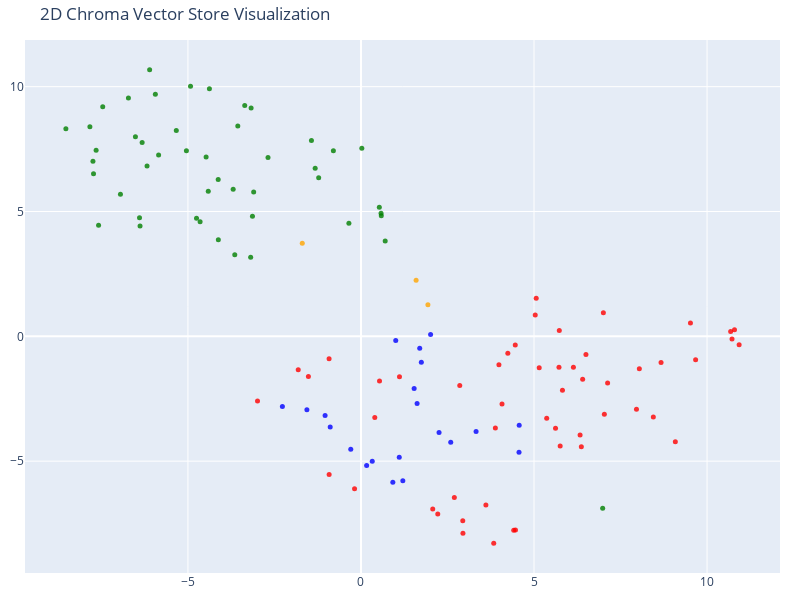

Here is the notebook cell this chart was saved with:
### Code cell
# We humans find it easier to visalize things in 2D!
# Reduce the dimensionality of the vectors to 2D using t-SNE
# (t-distributed stochastic neighbor embedding)

tsne = TSNE(n_components=2, random_state=42)
reduced_vectors = tsne.fit_transform(vectors)

# Create the 2D scatter plot
fig = go.Figure(data=[go.Scatter(
    x=reduced_vectors[:, 0],
    y=reduced_vectors[:, 1],
    mode='markers',
    marker=dict(size=5, color=colors, opacity=0.8),
    text=[f"Type: {t}<br>Text: {d[:100]}..." for t, d in zip(doc_types, documents)],
    hoverinfo='text'
)])

fig.update_layout(
    title='2D Chroma Vector Store Visualization',
    scene=dict(xaxis_title='x',yaxis_title='y'),
    width=800,
    height=600,
    margin=dict(r=20, b=10, l=10, t=40)
)

fig.show()

### Figure 1 — Plotly figure (JSON) as saved in the notebook; plotly's stock layout.template omitted (floating-point values rounded to 4 significant figures)
{"data": [{"hoverinfo": "text", "marker": {"color": ["orange", "orange", "orange", "red", "red", "red", "red", "red", "red", "red", "red", "red", "red", "red", "red", "red", "red", "red", "red", "red", "red", "red", "red", "red", "red", "red", "red", "red", "red", "red", "red", "red", "red", "red", "red", "red", "red", "red", "red", "red", "red", "red", "red", "red", "red", "red", "red", "red", "red", "red", "red", "red", "red", "red", "red", "green", "green", "green", "green", "green", "green", "green", "green", "green", "green", "green", "green", "green", "green", "green", "green", "green", "green", "green", "green", "green", "green", "green", "green", "green", "green", "green", "green", "green", "green", "green", "green", "green", "green", "green", "green", "green", "green", "green", "green", "green", "green", "green", "green", "green", "green", "green", "blue", "blue", "blue", "blue", "blue", "blue", "blue", "blue", "blue", "blue", "blue", "blue", "blue", "blue", "blue", "blue", "blue", "blue", "blue", "blue", "blue"], "opacity": 0.8, "size": 5}, "mode": "markers", "text": ["Type: company<br>Text: # About Insurellm\n\nInsurellm was founded by Avery Lancaster in 2015 as an insurance tech startup des...", "Type: company<br>Text: # Careers at Insurellm\n\nInsurellm is hiring! We are looking for talented software engineers, data sc...", "Type: company<br>Text: # Overview of Insurellm\n\nInsurellm is an innovative insurance tech firm with 200 employees across th...", "Type: contracts<br>Text: # Contract with Apex Reinsurance for Rellm: AI-Powered Enterprise Reinsurance Solution\n\n## Terms\n\n1....", "Type: contracts<br>Text: ## Renewal\n\n1. **Automatic Renewal**: This Agreement will automatically renew for successive one-yea...", "Type: contracts<br>Text: 2. **Seamless Integrations**: The architecture of Rellm allows for easy integration with existing sy...", "Type: contracts<br>Text: 1. **Technical Support**: Provider shall offer dedicated technical support to the Client via phone, ...", "Type: contracts<br>Text: **Insurellm, Inc.**  \n_____________________________  \nAuthorized Signature   \nDate: ________________...", "Type: contracts<br>Text: # Contract with Belvedere Insurance for Markellm\n\n## Terms\nThis Contract (\"Agreement\") is made and e...", "Type: contracts<br>Text: ## Renewal\n1. **Renewal Terms**: This Agreement may be renewed for additional one-year terms upon mu...", "Type: contracts<br>Text: ## Features\n1. **AI-Powered Matching**: Belvedere Insurance will benefit from Markellm's AI-powered ...", "Type: contracts<br>Text: ## Support\n1. **Technical Support**: Technical support will be available from 9 AM to 7 PM EST, Mond...", "Type: contracts<br>Text: **Belvedere Insurance**  \nSignature: ______________________  \nName: [Authorized Signatory]  \nTitle: ...", "Type: contracts<br>Text: # Contract with BrightWay Solutions for Markellm\n\n**Contract Date:** October 5, 2023  \n**Contract ID...", "Type: contracts<br>Text: 3. **Service Level Agreement (SLA):**  \n   Insurellm commits to a 99.9% uptime for the platform with...", "Type: contracts<br>Text: 2. **Real-Time Quote Availability:**  \n   Consumers sourced via BrightWay Solutions will receive rea...", "Type: contracts<br>Text: 3. **Training and Onboarding:**  \n   Insurellm agrees to provide one free training session on how to...", "Type: contracts<br>Text: # Contract with EverGuard Insurance for Rellm: AI-Powered Enterprise Reinsurance Solution\n\n**Contrac...", "Type: contracts<br>Text: 4. **Usage Rights**: EverGuard Insurance is granted a non-exclusive, non-transferable license to acc...", "Type: contracts<br>Text: 1. **Core Functionality**: Rellm provides EverGuard Insurance with advanced AI-driven analytics, sea...", "Type: contracts<br>Text: 1. **Customer Support**: Insurellm will provide EverGuard Insurance with 24/7 customer support, incl...", "Type: contracts<br>Text: ---\n\n**Signatures**  \n**For Insurellm**: __________________________  \n**Name**: John Smith  \n**Title...", "Type: contracts<br>Text: # Contract with GreenField Holdings for Markellm\n\n**Effective Date:** November 15, 2023  \n**Contract...", "Type: contracts<br>Text: ## Renewal\n1. **Automatic Renewal**: This contract will automatically renew for sequential one-year ...", "Type: contracts<br>Text: ## Features\n1. **AI-Powered Matching**: Access to advanced algorithms that connect GreenField Holdin...", "Type: contracts<br>Text: ## Support\n1. **Customer Support Access**: The Client will have access to dedicated support through ...", "Type: contracts<br>Text: **Signatures:**  \n_________________________                           _________________________  \n**...", "Type: contracts<br>Text: # Contract with Greenstone Insurance for Homellm\n\n---\n\n## Terms\n\n1. **Parties**: This Contract (\"Agr...", "Type: contracts<br>Text: 4. **Payment Terms**: \n   - The Customer shall pay an amount of $10,000 per month for the Standard T...", "Type: contracts<br>Text: ---\n\n## Features\n\n- **AI-Powered Risk Assessment**: Customer will have access to enhanced risk evalu...", "Type: contracts<br>Text: - **Customer Portal**: A dedicated portal will be provided, allowing the Customer's clients to manag...", "Type: contracts<br>Text: ______________________________  \n[Name], [Title]  \nDate: ______________________\n\n**For Greenstone In...", "Type: contracts<br>Text: # Contract with GreenValley Insurance for Homellm\n\n**Contract Date:** October 6, 2023  \n**Contract N...", "Type: contracts<br>Text: 4. **Confidentiality:** Both parties agree to maintain the confidentiality of proprietary informatio...", "Type: contracts<br>Text: 1. **AI-Powered Risk Assessment:** Access to advanced AI algorithms for real-time risk evaluations.\n...", "Type: contracts<br>Text: 3. **Regular Updates:** Insurellm will offer ongoing updates and enhancements to the Homellm platfor...", "Type: contracts<br>Text: # Contract with Pinnacle Insurance Co. for Homellm\n\n## Terms\nThis contract (\"Contract\") is entered i...", "Type: contracts<br>Text: ## Renewal\n1. **Renewal Terms**: At the end of the initial term, this Contract shall automatically r...", "Type: contracts<br>Text: ## Features\n1. **AI-Powered Risk Assessment**: Utilized for tailored underwriting decisions specific...", "Type: contracts<br>Text: ## Support\n1. **Technical Support**: Insurellm shall provide 24/7 technical support via an email and...", "Type: contracts<br>Text: # Contract with Roadway Insurance Inc. for Carllm\n\n---\n\n## Terms\n\n1. **Agreement Effective Date**: T...", "Type: contracts<br>Text: ---\n\n## Renewal\n\n1. **Automatic Renewal**: This agreement will automatically renew for an additional...", "Type: contracts<br>Text: ---\n\n## Features\n\n1. **Access to Core Features**: Roadway Insurance Inc. will have access to all Pro...", "Type: contracts<br>Text: ---\n\n## Support\n\n1. **Technical Support**: Roadway Insurance Inc. will receive priority technical su...", "Type: contracts<br>Text: # Contract with Stellar Insurance Co. for Rellm\n\n## Terms\nThis contract is made between **Insurellm*...", "Type: contracts<br>Text: ### Termination\nEither party may terminate this agreement with a **30-day written notice**. In the e...", "Type: contracts<br>Text: ## Features\nStellar Insurance Co. will receive access to the following features of the Rellm product...", "Type: contracts<br>Text: ## Support\nInsurellm provides Stellar Insurance Co. with the following support services:\n\n- **24/7 T...", "Type: contracts<br>Text: # Contract with TechDrive Insurance for Carllm\n\n**Contract Date:** October 1, 2024  \n**Contract Dura...", "Type: contracts<br>Text: ## Renewal\n\n1. **Automatic Renewal**: This contract shall automatically renew for additional one-yea...", "Type: contracts<br>Text: ## Support\n\n1. **Customer Support**: Insurellm will provide 24/7 customer support to TechDrive Insur...", "Type: contracts<br>Text: **TechDrive Insurance Representative:**  \nName: Sarah Johnson  \nTitle: Operations Director  \nDate: _...", "Type: contracts<br>Text: # Contract with Velocity Auto Solutions for Carllm\n\n**Contract Date:** October 1, 2023  \n**Contract ...", "Type: contracts<br>Text: ## Renewal\n\n1. **Automatic Renewal**: This contract will automatically renew for successive 12-month...", "Type: contracts<br>Text: ## Support\n\n1. **Customer Support**: Velocity Auto Solutions will have access to Insurellm’s custome...", "Type: employees<br>Text: # HR Record\n\n# Alex Chen\n\n## Summary\n- **Date of Birth:** March 15, 1990  \n- **Job Title:** Backend ...", "Type: employees<br>Text: ## Annual Performance History\n- **2020:**  \n  - Completed onboarding successfully.  \n  - Met expecta...", "Type: employees<br>Text: ## Compensation History\n- **2020:** Base Salary: $80,000  \n- **2021:** Base Salary Increase to $90,0...", "Type: employees<br>Text: Alex Chen continues to be a vital asset at Insurellm, contributing significantly to innovative backe...", "Type: employees<br>Text: # HR Record\n\n# Alex Harper\n\n## Summary\n- **Date of Birth**: March 15, 1993  \n- **Job Title**: Sales ...", "Type: employees<br>Text: ## Annual Performance History  \n- **2021**:  \n  - **Performance Rating**: 4.5/5  \n  - **Key Achievem...", "Type: employees<br>Text: - **2022**:  \n  - **Base Salary**: $65,000 (Promotion to Senior SDR)  \n  - **Bonus**: $13,000 (20% o...", "Type: employees<br>Text: # HR Record\n\n# Alex Thomson\n\n## Summary\n- **Date of Birth:** March 15, 1995  \n- **Job Title:** Sales...", "Type: employees<br>Text: ## Annual Performance History  \n- **2022** - Rated as \"Exceeds Expectations.\" Alex Thomson achieved ...", "Type: employees<br>Text: ## Other HR Notes\n- Alex Thomson is an active member of the Diversity and Inclusion committee at Ins...", "Type: employees<br>Text: # Avery Lancaster\n\n## Summary\n- **Date of Birth**: March 15, 1985  \n- **Job Title**: Co-Founder & Ch...", "Type: employees<br>Text: - **2010 - 2013**: Business Analyst at Edge Analytics  \n  Prior to joining Innovate, Avery worked as...", "Type: employees<br>Text: - **2018**: **Exceeds Expectations**  \n  Under Avery’s pivoted vision, Insurellm launched two new su...", "Type: employees<br>Text: - **2022**: **Satisfactory**  \n  Avery focused on rebuilding team dynamics and addressing employee c...", "Type: employees<br>Text: ## Compensation History\n- **2015**: $150,000 base salary + Significant equity stake  \n- **2016**: $1...", "Type: employees<br>Text: ## Other HR Notes\n- **Professional Development**: Avery has actively participated in leadership trai...", "Type: employees<br>Text: # HR Record\n\n# Emily Carter\n\n## Summary\n- **Date of Birth:** August 12, 1990  \n- **Job Title:** Acco...", "Type: employees<br>Text: - **2017-2019:** Marketing Intern  \n  - Assisted with market research and campaign development for s...", "Type: employees<br>Text: ## Compensation History\n| Year | Base Salary | Bonus         | Total Compensation |\n|------|--------...", "Type: employees<br>Text: Emily Carter exemplifies the kind of talent that drives Insurellm's success and is an invaluable ass...", "Type: employees<br>Text: # HR Record\n\n# Emily Tran\n\n## Summary\n- **Date of Birth:** March 18, 1991  \n- **Job Title:** Digital...", "Type: employees<br>Text: - **January 2017 - May 2018**: Marketing Intern  \n  - Supported the Marketing team by collaborating ...", "Type: employees<br>Text: - **2021**:  \n  - Performance Rating: Meets Expectations  \n  - Key Achievements: Contributed to the ...", "Type: employees<br>Text: - **Professional Development Goals**:  \n  - Emily Tran aims to become a Marketing Manager within the...", "Type: employees<br>Text: # HR Record\n\n# Jordan Blake\n\n## Summary\n- **Date of Birth:** March 15, 1993  \n- **Job Title:** Sales...", "Type: employees<br>Text: ## Annual Performance History\n- **2021:** First year at Insurellm; achieved 90% of monthly targets. ...", "Type: employees<br>Text: ## Other HR Notes\n- Jordan has shown an interest in continuing education, actively participating in ...", "Type: employees<br>Text: # HR Record\n\n# Jordan K. Bishop\n\n## Summary\n- **Date of Birth:** March 15, 1990\n- **Job Title:** Fro...", "Type: employees<br>Text: ## Annual Performance History\n- **2019:** Exceeds Expectations - Continuously delivered high-quality...", "Type: employees<br>Text: ## Compensation History\n- **June 2018:** Starting Salary - $85,000\n- **June 2019:** Salary Increase ...", "Type: employees<br>Text: ## Other HR Notes\n- Jordan K. Bishop has been an integral part of club initiatives, including the In...", "Type: employees<br>Text: # HR Record\n\n# Maxine Thompson\n\n## Summary\n- **Date of Birth:** January 15, 1991  \n- **Job Title:** ...", "Type: employees<br>Text: ## Insurellm Career Progression\n- **January 2017 - October 2018**: **Junior Data Engineer**  \n  * Ma...", "Type: employees<br>Text: ## Annual Performance History\n- **2017**: *Meets Expectations*  \n  Maxine showed potential in her ro...", "Type: employees<br>Text: - **2021**: *Exceeds Expectations*  \n  Maxine spearheaded the transition to a new data warehousing s...", "Type: employees<br>Text: ## Compensation History\n- **2017**: $70,000 (Junior Data Engineer)  \n- **2018**: $75,000 (Junior Dat...", "Type: employees<br>Text: # HR Record\n\n# Oliver Spencer\n\n## Summary\n- **Date of Birth**: May 14, 1990  \n- **Job Title**: Backe...", "Type: employees<br>Text: ## Annual Performance History\n- **2018**: **3/5** - Adaptable team player but still learning to take...", "Type: employees<br>Text: ## Compensation History\n- **March 2018**: Initial salary of $80,000.\n- **July 2019**: Salary increas...", "Type: employees<br>Text: # Samantha Greene\n\n## Summary\n- **Date of Birth:** October 14, 1990\n- **Job Title:** HR Generalist\n-...", "Type: employees<br>Text: ## Annual Performance History\n- **2020:** Exceeds Expectations  \n  Samantha Greene demonstrated exce...", "Type: employees<br>Text: ## Compensation History\n- **2020:** Base Salary - $55,000  \n  The entry-level salary matched industr...", "Type: employees<br>Text: - **2023:** Base Salary - $70,000  \n  Recognized for substantial improvement in employee relations m...", "Type: employees<br>Text: # HR Record\n\n# Samuel Trenton\n\n## Summary\n- **Date of Birth:** April 12, 1989  \n- **Job Title:** Sen...", "Type: employees<br>Text: ## Annual Performance History\n- **2023:** Rating: 4.5/5  \n  *Samuel exceeded expectations, successfu...", "Type: employees<br>Text: ## Compensation History\n- **2023:** Base Salary: $115,000 + Bonus: $15,000  \n  *Annual bonus based o...", "Type: employees<br>Text: - **Engagement in Company Culture:** Regularly participates in team-building events and contributes ...", "Type: products<br>Text: # Product Summary\n\n# Carllm\n\n## Summary\n\nCarllm is an innovative auto insurance product developed by...", "Type: products<br>Text: - **Instant Quoting**: With Carllm, insurance companies can offer near-instant quotes to customers, ...", "Type: products<br>Text: - **Mobile Integration**: Carllm is designed to work seamlessly with mobile applications, providing ...", "Type: products<br>Text: - **Professional Tier**: $2,500/month\n  - For medium-sized companies.\n  - All Basic Tier features pl...", "Type: products<br>Text: ### Q2 2025: Customer Experience Improvements\n- Launch of a new **mobile app** for end-users.\n- Intr...", "Type: products<br>Text: # Product Summary\n\n# Homellm\n\n## Summary\nHomellm is an innovative home insurance product developed b...", "Type: products<br>Text: ### 2. Dynamic Pricing Model\nWith Homellm's innovative dynamic pricing model, insurance providers ca...", "Type: products<br>Text: ### 5. Multi-Channel Integration\nHomellm seamlessly integrates into existing insurance platforms, pr...", "Type: products<br>Text: - **Basic Tier:** Starting at $5,000/month for small insurers with basic integration features.\n- **S...", "Type: products<br>Text: All tiers include a comprehensive training program and ongoing updates to ensure optimal performance...", "Type: products<br>Text: With Homellm, Insurellm is committed to transforming the landscape of home insurance, ensuring both ...", "Type: products<br>Text: # Product Summary\n\n# Markellm\n\n## Summary\n\nMarkellm is an innovative two-sided marketplace designed ...", "Type: products<br>Text: - **User-Friendly Interface**: Designed with user experience in mind, Markellm features an intuitive...", "Type: products<br>Text: - **Customer Support**: Our dedicated support team is always available to assist both consumers and ...", "Type: products<br>Text: ### For Insurance Companies:\n- **Basic Listing Fee**: $199/month for a featured listing on the platf...", "Type: products<br>Text: ### Q3 2025\n- Initiate a comprehensive marketing campaign targeting both consumers and insurers to i...", "Type: products<br>Text: # Product Summary\n\n# Rellm: AI-Powered Enterprise Reinsurance Solution\n\n## Summary\n\nRellm is an inno...", "Type: products<br>Text: ### Seamless Integrations\nRellm's architecture is designed for effortless integration with existing ...", "Type: products<br>Text: ### Regulatory Compliance Tools\nRellm includes built-in compliance tracking features to help organiz...", "Type: products<br>Text: Join the growing number of organizations leveraging Rellm to enhance their reinsurance processes whi...", "Type: products<br>Text: Experience the future of reinsurance with Rellm, where innovation meets reliability. Let Insurellm h..."], "type": "scatter", "x": [1.593, -1.697, 1.934, 5.366, 9.669, 4.076, 5.822, 7.96, 5.035, 10.79, 0.3991, 6.405, 5.063, -1.813, -0.9216, -1.519, 6.5, 5.621, 6.367, 5.755, 6.331, 7.032, 5.731, 10.72, -0.9203, -2.989, 8.448, 4.459, 9.52, 1.113, 5.721, 9.083, 4.243, 3.986, 2.854, 5.15, 7.004, 10.68, 0.536, 6.138, 3.609, 10.93, -0.1854, 2.697, 8.043, 8.671, 3.883, 7.127, 2.941, 2.946, 2.073, 2.218, 4.414, 3.836, 4.464, -4.752, -3.56, -7.745, 6.984, -4.126, -5.044, -5.847, -3.693, -6.517, -3.101, 0.7, 0.5872, 0.5299, 0.5802, -7.833, -0.3492, -4.475, -1.431, -6.107, 0.02424, -1.222, -1.324, -5.336, -0.7974, -4.413, -6.182, -3.187, -4.122, -3.175, -8.527, -3.646, -7.582, -6.399, -4.379, -6.384, -6.95, -4.649, -3.359, -7.729, -5.942, -4.925, -7.462, -6.72, -3.136, -6.324, -7.653, -2.687, 1.106, 0.3256, 0.9202, 1.209, 0.1637, 1.621, 1.536, 1.697, 1.005, 1.744, 2.011, -0.8893, -1.037, -1.563, -2.271, -0.2952, 2.256, 3.326, 4.572, 2.593, 4.566], "y": [2.248, 3.73, 1.266, -3.284, -0.9421, -2.708, -2.156, -2.921, 0.8586, 0.265, -3.251, -1.72, 1.528, -1.335, -0.8971, -1.612, -0.7239, -3.683, -4.427, -4.391, -3.949, -3.117, 0.2333, -0.1025, -5.538, -2.589, -3.229, -0.3504, 0.532, -1.622, -1.238, -4.224, -0.6797, -1.141, -1.967, -1.263, 0.946, 0.194, -1.792, -1.237, -6.755, -0.3409, -6.11, -6.451, -1.294, -1.052, -3.676, -1.867, -7.391, -7.888, -6.911, -7.115, -7.765, -8.287, -7.757, 4.732, 8.425, 7.009, -6.884, 6.284, 7.429, 7.259, 5.887, 7.997, 5.777, 3.815, 4.835, 5.171, 4.934, 8.395, 4.526, 7.186, 7.847, 10.68, 7.535, 6.354, 6.73, 8.24, 7.437, 5.807, 6.826, 3.166, 3.87, 9.148, 8.313, 3.272, 4.454, 4.746, 9.913, 4.422, 5.691, 4.585, 9.245, 6.517, 9.692, 10.02, 9.194, 9.546, 4.812, 7.759, 7.456, 7.163, -4.838, -5.003, -5.845, -5.782, -5.179, -2.695, -2.088, -0.4738, -0.1669, -1.034, 0.07669, -3.632, -3.17, -2.937, -2.807, -4.525, -3.848, -3.814, -3.566, -4.241, -4.64]}], "layout": {"height": 600, "margin": {"b": 10, "l": 10, "r": 20, "t": 40}, "scene": {"xaxis": {"title": {"text": "x"}}, "yaxis": {"title": {"text": "y"}}}, "title": {"text": "2D Chroma Vector Store Visualization"}, "width": 800}}
